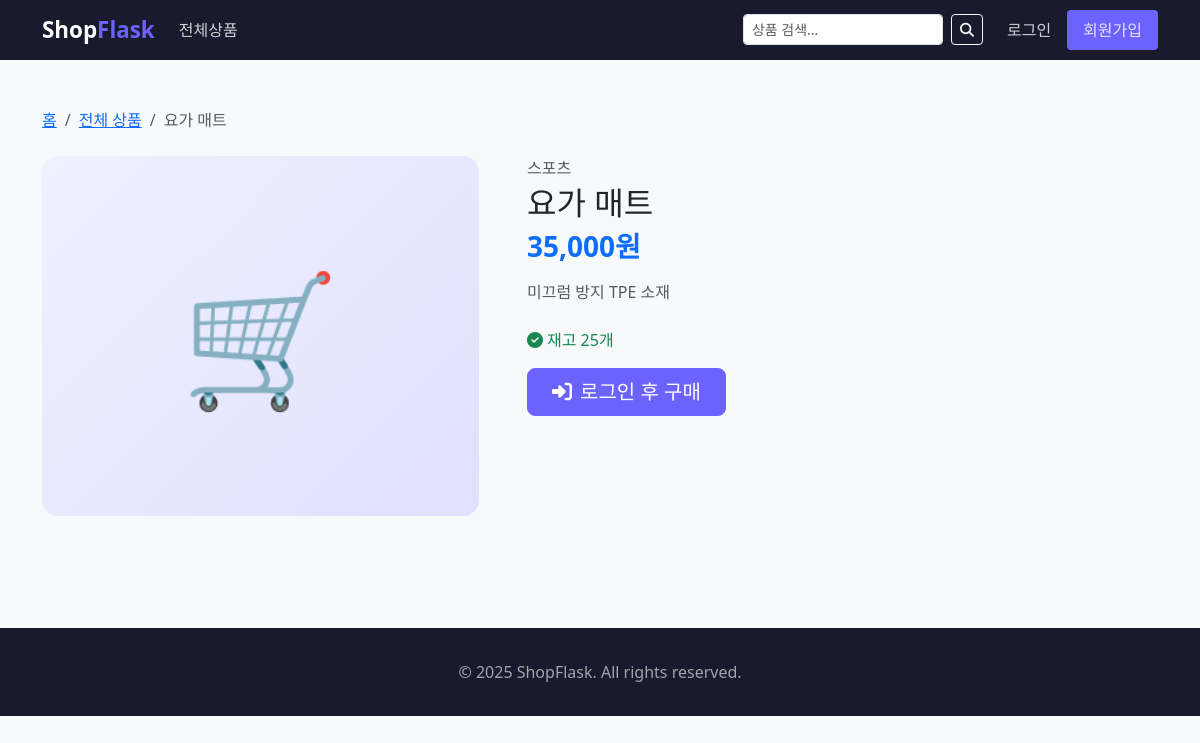
/product/5, run on the app's committed database.
### models/product.py (models this page shows)
class Product(db.Model):
    __tablename__ = 'products'
    id = db.Column(db.Integer, primary_key=True)
    name = db.Column(db.String(100), nullable=False)
    description = db.Column(db.Text)
    price = db.Column(db.Integer, nullable=False)
    stock = db.Column(db.Integer, default=0)
    image = db.Column(db.String(200), default='default.png')
    category_id = db.Column(db.Integer, db.ForeignKey('categories.id'))
    created_at = db.Column(db.DateTime, default=datetime.utcnow)
    order_items = db.relationship('OrderItem', backref='product', lazy=True)
    cart_items = db.relationship('CartItem', backref='product', lazy=True)

class Category(db.Model):
    __tablename__ = 'categories'
    id = db.Column(db.Integer, primary_key=True)
    name = db.Column(db.String(50), unique=True, nullable=False)
    products = db.relationship('Product', backref='category', lazy=True)

### routes/user.py (the view)
@user_bp.route('/product/<int:product_id>')
def product_detail(product_id):
    product = Product.query.get_or_404(product_id)
    related = Product.query.filter_by(category_id=product.category_id).filter(Product.id != product_id).limit(4).all()
    return render_template('user/product_detail.html', product=product, related=related)

### templates/user/product_detail.html (shortened to what this page needs)
{% extends 'base.html' %}
{% block content %}
<div class="container py-5">
  <nav aria-label="breadcrumb" class="mb-4">
    <ol class="breadcrumb">
      <li class="breadcrumb-item"><a href="{{ url_for('user.index') }}">홈</a></li>
      <li class="breadcrumb-item"><a href="{{ url_for('user.shop') }}">전체 상품</a></li>
      <li class="breadcrumb-item active">{{ product.name }}</li>
    </ol>
  </nav>
  <div class="row g-5">
    <div class="col-md-5">
      <div class="rounded-4 overflow-hidden" style="height:360px; background:linear-gradient(135deg,#f0f0ff,#e0e0ff); display:flex; align-items:center; justify-content:center; font-size:8rem;">
        🛒
      </div>
    </div>
    <div class="col-md-7">
      <p class="text-muted mb-1">{{ product.category.name if product.category else '기타' }}</p>
      <h2 class="fw-black mb-2">{{ product.name }}</h2>
      <h3 class="text-primary fw-bold mb-3">{{ "{:,}".format(product.price) }}원</h3>
      <p class="text-muted mb-4">{{ product.description or '상품 설명이 없습니다.' }}</p>
      {% if product.stock > 0 %}
        <p class="text-success mb-3"><i class="fas fa-check-circle me-1"></i>재고 {{ product.stock }}개</p>
        {% if current_user.is_authenticated %}
        <form action="{{ url_for('user.add_to_cart', product_id=product.id) }}" method="POST" class="d-flex gap-2 align-items-center">
          <input type="number" name="quantity" value="1" min="1" max="{{ product.stock }}" class="form-control" style="width:80px">
          <button type="submit" class="btn btn-primary btn-lg px-4"><i class="fas fa-cart-plus me-2"></i>장바구니 담기</button>
        </form>
        {% else %}
        <a href="{{ url_for('auth.login') }}" class="btn btn-primary btn-lg px-4"><i class="fas fa-sign-in-alt me-2"></i>로그인 후 구매</a>
        {% endif %}
      {% else %}
        <span class="badge bg-secondary fs-6 px-4 py-2">품절</span>
      {% endif %}
    </div>
  </div>
</div>
{% endblock %}

### templates/base.html (style rules this page uses)
:root { --primary: #6c63ff; --dark: #1a1a2e; }
body { font-family: 'Segoe UI', sans-serif; background: #f8f9fa; }
.btn-primary { background: var(--primary); border-color: var(--primary); }

### data on the page
Product: name "요가 매트", price "35,000", description "미끄럼 방지 TPE 소재", stock "25"
Category: category "스포츠"
